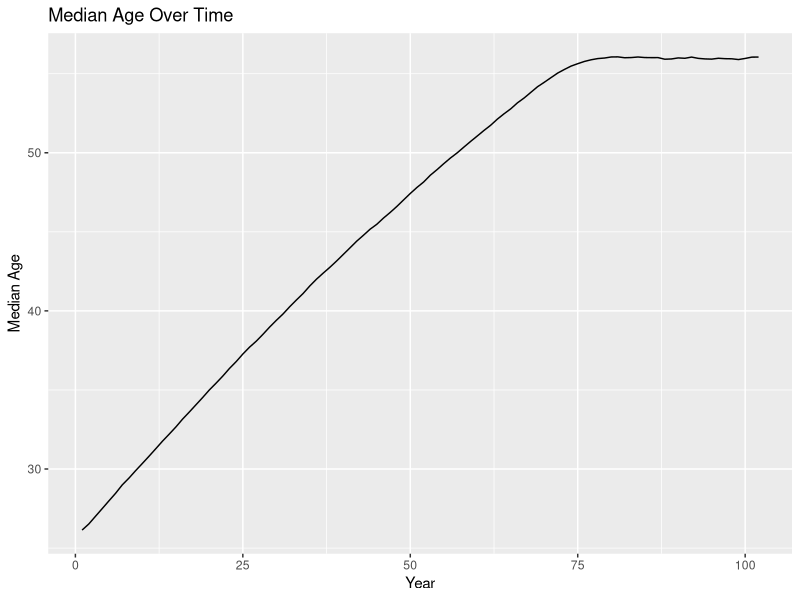
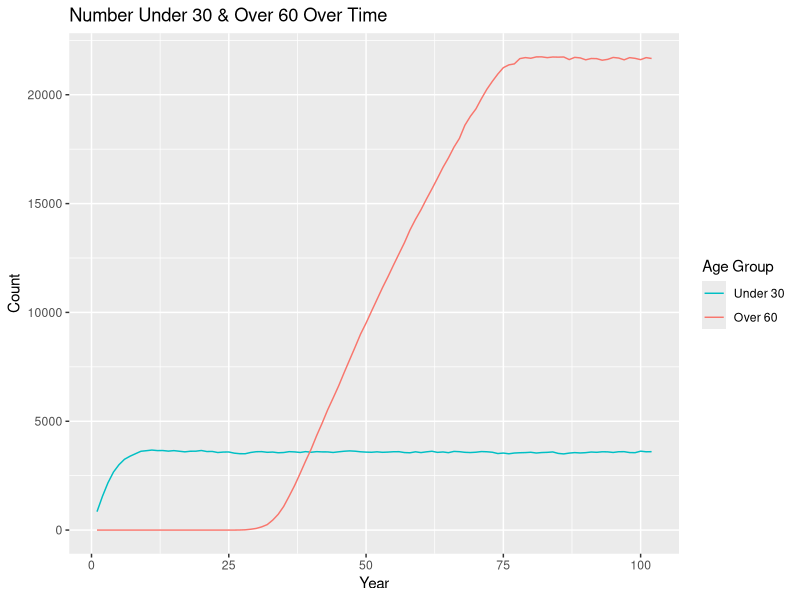
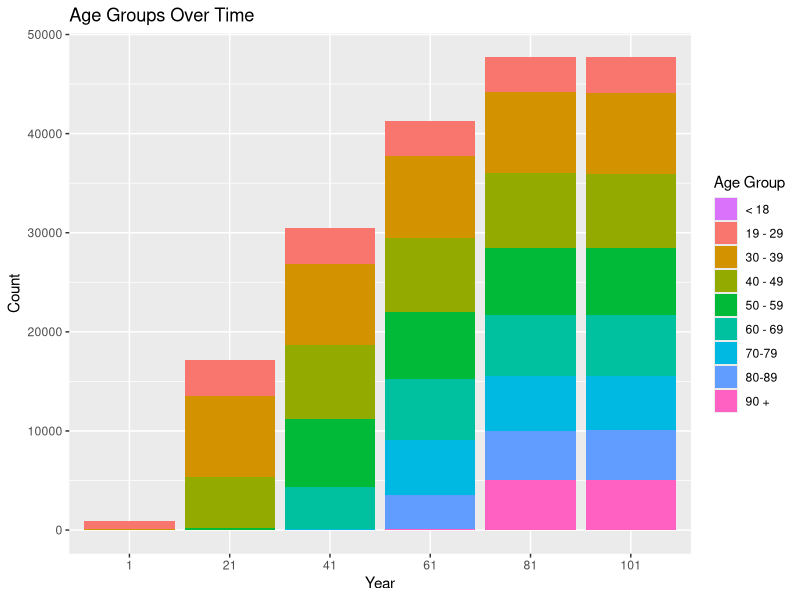

The R script that drew these images, in order:
## ---- chunk 1
knitr::opts_chunk$set(echo = TRUE)
## ---- chunk 2
library(tidyverse)
## ---- chunk 3
set.seed(12345)
## ---- chunk 4
population <- 
  rnorm(n = 1000, mean = 26, sd = 3) %>% 
  enframe() %>% 
  select(value) %>% 
  rename(original_age = value) %>% 
  mutate(current_age = original_age, years_incarcerated = 0, odds_of_removal = 0.01)
  #mutate(eligible_for_parole = FALSE)

overall <-
  tibble(year = 1, total_population = nrow(population), 
         median_age = median(population$current_age)) %>% 
  mutate(less_than_18 = pull(count(filter(population, current_age <= 18))),
         `19_to_29` = pull(count(filter(population, current_age >= 19 & current_age <= 29))),
         `30_to_39` = pull(count(filter(population, current_age >= 30 & current_age <= 39))),
         `40_to_49` = pull(count(filter(population, current_age >= 40 & current_age <= 49))),
         `50_to_59` = pull(count(filter(population, current_age >= 50 & current_age <= 59))),
         `60_to_69` = pull(count(filter(population, current_age >= 60 & current_age <= 69))),
         `70_to_79` = pull(count(filter(population, current_age >= 70 & current_age <= 79))),
         `80_to_89` = pull(count(filter(population, current_age >= 80 & current_age <= 89))),
         over_90 = pull(count(filter(population, current_age >= 90))))
## ---- chunk 5
one_year_population <- function(data) {
  # age & years incarcerated increases by 1
  data$current_age <- data$current_age + 1
  data$years_incarcerated <- data$years_incarcerated + 1
  
  # NOT TOTALLY FUNCTIONAL!!!
  # checks if eligible for parole
  # if eligibility has been checked and odds of removal has increased, does not increase again
  #if (data$years_incarcerated > 20 & !data$eligible_for_parole) {
    #data$odds_of_removal <- data$odds_of_removal + 0.1
    #data$eligible_for_parole <- TRUE
  #}
  
  # randomly removes 1 percent
  # odds of death should increase with age but 0.01*nrow(data) is how many observations removed
  # instead should remove based on odds of removal
  data <- data[-sample(1:nrow(data), 0.01*nrow(data)),]
  
  # adds 1000 more
  incoming <- 
    rnorm(n = 1000, mean = 26, sd = 3) %>% 
    enframe() %>% 
    select(value) %>% 
    rename(original_age = value) %>% 
    mutate(current_age = original_age, years_incarcerated = 0, odds_of_removal = 0.01)
    #mutate(eligible_for_parole = FALSE)
  data <- rbind(data, incoming)
  
  # removes any observations with age greater than 100
  data <- data %>% 
    filter(current_age < 100)
}

one_year_overall <- function(data, p) {
    incoming <-
      tibble(year = last(data$year) + 1, total_population = nrow(p), 
             median_age = median(p$current_age)) %>% 
      mutate(less_than_18 = pull(count(filter(p, current_age <= 18))),
             `19_to_29` = pull(count(filter(p, current_age >= 19 & current_age <= 29))),
             `30_to_39` = pull(count(filter(p, current_age >= 30 & current_age <= 39))),
             `40_to_49` = pull(count(filter(p, current_age >= 40 & current_age <= 49))),
             `50_to_59` = pull(count(filter(p, current_age >= 50 & current_age <= 59))),
             `60_to_69` = pull(count(filter(p, current_age >= 60 & current_age <= 69))),
             `70_to_79` = pull(count(filter(p, current_age >= 70 & current_age <= 79))),
             `80_to_89` = pull(count(filter(p, current_age >= 80 & current_age <= 89))),
             over_90 = pull(count(filter(p, current_age >= 90))))
    data <- rbind(data, incoming)
}
## ---- chunk 6
population <- one_year_population(population)
overall <- one_year_overall(overall, population)

# extend 100 years until stable
test_population <- population
test_overall <- overall
for (i in 1:100) {
  test_population <- one_year_population(test_population)
  test_overall <- one_year_overall(test_overall, test_population)
}
## ---- chunk 7
ggplot(data = test_overall, mapping = aes(x = year, y = median_age)) +
  geom_line() +
  labs(title = "Median Age Over Time", x = "Year", y = "Median Age")

test_overall %>% 
  mutate(under_30 = `19_to_29` + less_than_18, 
         over_60 = `60_to_69` + `70_to_79` + `80_to_89` + over_90) %>% 
  select(year, under_30, over_60) %>% 
  ggplot(data = ., mapping = aes(x = year, group = 1)) +
  geom_line(mapping = aes(y = under_30, color = "under_30")) +
  geom_line(mapping = aes(y = over_60, color = "over_60")) +
  labs(title = "Number Under 30 & Over 60 Over Time", x = "Year", y = "Count") +
  scale_color_discrete(name = "Age Group",
                       breaks = c("under_30", "over_60"), labels = c("Under 30", "Over 60"))

test_overall_long <- test_overall %>% 
  select(year, less_than_18:over_90) %>% 
  mutate(year = as.character(year)) %>% 
  pivot_longer(-year, names_to = "age_group", values_to = "count") %>% 
  filter(year == "1" | year == "21" | year == "41" | year == "61" | year == "81" | year == "101")

ggplot(data = test_overall_long, mapping = aes(x = year, y = count, fill = age_group)) +
  geom_bar(position = "stack", stat = "identity") +
  labs(title = "Age Groups Over Time", x = "Year", y = "Count") +
  scale_x_discrete(limits = c("1", "21", "41", "61", "81", "101")) +
  scale_fill_discrete(name = "Age Group",
                      breaks = c("less_than_18", "19_to_29", "30_to_39", "40_to_49", "50_to_59",
                                 "60_to_69", "70_to_79", "80_to_89", "over_90"),
                      labels = c("< 18", "19 - 29", "30 - 39", "40 - 49", "50 - 59", "60 - 69",
                                 "70-79", "80-89", "90 +"))
## ---- chunk 8
bar_race <- test_overall %>% 
  select(year, less_than_18:over_90) %>% 
  mutate(year = as.character(year)) %>% 
  pivot_longer(-year, names_to = "age_group", values_to = "count") %>% 
  pivot_wider(names_from = "year", values_from = "count")
